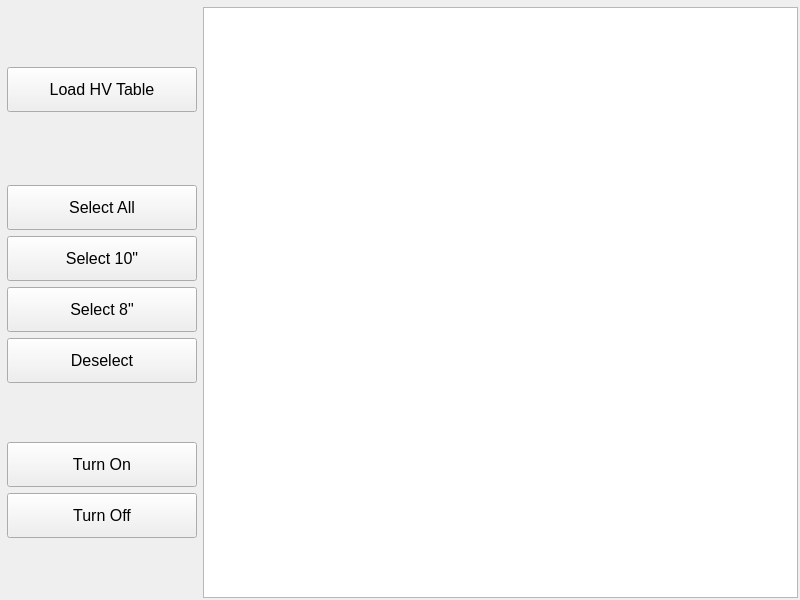
<?xml version="1.0" encoding="UTF-8"?>
<ui version="4.0">
 <class>MainWindow</class>
 <widget class="QMainWindow" name="MainWindow">
  <property name="geometry">
   <rect>
    <x>0</x>
    <y>0</y>
    <width>800</width>
    <height>600</height>
   </rect>
  </property>
  <property name="maximumSize">
   <size>
    <width>800</width>
    <height>600</height>
   </size>
  </property>
  <property name="windowTitle">
   <string>MainWindow</string>
  </property>
  <widget class="QWidget" name="centralwidget">
   <property name="enabled">
    <bool>true</bool>
   </property>
   <property name="sizePolicy">
    <sizepolicy hsizetype="Preferred" vsizetype="Preferred">
     <horstretch>0</horstretch>
     <verstretch>0</verstretch>
    </sizepolicy>
   </property>
   <widget class="QWidget" name="layoutWidget">
    <property name="geometry">
     <rect>
      <x>7</x>
      <y>7</y>
      <width>791</width>
      <height>591</height>
     </rect>
    </property>
    <layout class="QHBoxLayout" name="horizontalLayout">
     <item>
      <layout class="QVBoxLayout" name="verticalLayout">
       <item>
        <spacer name="verticalSpacer_4">
         <property name="orientation">
          <enum>Qt::Vertical</enum>
         </property>
         <property name="sizeHint" stdset="0">
          <size>
           <width>20</width>
           <height>40</height>
          </size>
         </property>
        </spacer>
       </item>
       <item>
        <widget class="QPushButton" name="loadButton">
         <property name="minimumSize">
          <size>
           <width>0</width>
           <height>45</height>
          </size>
         </property>
         <property name="font">
          <font>
           <pointsize>12</pointsize>
          </font>
         </property>
         <property name="text">
          <string>Load HV Table</string>
         </property>
        </widget>
       </item>
       <item>
        <spacer name="verticalSpacer_3">
         <property name="orientation">
          <enum>Qt::Vertical</enum>
         </property>
         <property name="sizeHint" stdset="0">
          <size>
           <width>20</width>
           <height>40</height>
          </size>
         </property>
        </spacer>
       </item>
       <item>
        <widget class="QPushButton" name="selectAllButton">
         <property name="minimumSize">
          <size>
           <width>190</width>
           <height>45</height>
          </size>
         </property>
         <property name="maximumSize">
          <size>
           <width>150</width>
           <height>30</height>
          </size>
         </property>
         <property name="font">
          <font>
           <pointsize>12</pointsize>
          </font>
         </property>
         <property name="text">
          <string>Select All</string>
         </property>
        </widget>
       </item>
       <item>
        <widget class="QPushButton" name="select10Button">
         <property name="minimumSize">
          <size>
           <width>190</width>
           <height>45</height>
          </size>
         </property>
         <property name="maximumSize">
          <size>
           <width>150</width>
           <height>30</height>
          </size>
         </property>
         <property name="font">
          <font>
           <pointsize>12</pointsize>
          </font>
         </property>
         <property name="text">
          <string>Select 10&quot;</string>
         </property>
        </widget>
       </item>
       <item>
        <widget class="QPushButton" name="select8Button">
         <property name="minimumSize">
          <size>
           <width>190</width>
           <height>45</height>
          </size>
         </property>
         <property name="maximumSize">
          <size>
           <width>150</width>
           <height>30</height>
          </size>
         </property>
         <property name="font">
          <font>
           <pointsize>12</pointsize>
          </font>
         </property>
         <property name="text">
          <string>Select 8&quot;</string>
         </property>
        </widget>
       </item>
       <item>
        <widget class="QPushButton" name="deselectButton">
         <property name="minimumSize">
          <size>
           <width>190</width>
           <height>45</height>
          </size>
         </property>
         <property name="maximumSize">
          <size>
           <width>150</width>
           <height>30</height>
          </size>
         </property>
         <property name="font">
          <font>
           <pointsize>12</pointsize>
          </font>
         </property>
         <property name="text">
          <string>Deselect</string>
         </property>
        </widget>
       </item>
       <item>
        <spacer name="verticalSpacer_2">
         <property name="orientation">
          <enum>Qt::Vertical</enum>
         </property>
         <property name="sizeHint" stdset="0">
          <size>
           <width>20</width>
           <height>40</height>
          </size>
         </property>
        </spacer>
       </item>
       <item>
        <widget class="QPushButton" name="turnOnButton">
         <property name="minimumSize">
          <size>
           <width>0</width>
           <height>45</height>
          </size>
         </property>
         <property name="font">
          <font>
           <pointsize>12</pointsize>
          </font>
         </property>
         <property name="text">
          <string>Turn On</string>
         </property>
        </widget>
       </item>
       <item>
        <widget class="QPushButton" name="turnOffButton">
         <property name="minimumSize">
          <size>
           <width>0</width>
           <height>45</height>
          </size>
         </property>
         <property name="font">
          <font>
           <pointsize>12</pointsize>
          </font>
         </property>
         <property name="text">
          <string>Turn Off</string>
         </property>
        </widget>
       </item>
       <item>
        <spacer name="verticalSpacer">
         <property name="orientation">
          <enum>Qt::Vertical</enum>
         </property>
         <property name="sizeHint" stdset="0">
          <size>
           <width>20</width>
           <height>40</height>
          </size>
         </property>
        </spacer>
       </item>
      </layout>
     </item>
     <item>
      <widget class="QGraphicsView" name="hvgraphics"/>
     </item>
    </layout>
   </widget>
  </widget>
 </widget>
 <resources/>
 <connections/>
</ui>
